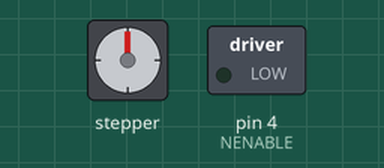
Recording of a sketch running on a simulated Arduino Uno, built with avr-gcc and run on an emulated ATmega328P. Parts: stepper motor, switched loads named in the sketch (green lamp = pin HIGH). Wiring (inferred from the names in the program): stepper motor driver (200 steps per turn assumed): step pin 2; direction pin 3. Pins used as bus, display or sensor lines are not drawn.

Above: at 0.05 s.
At 1.9 s:
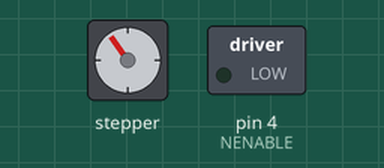
At 3.9 s:
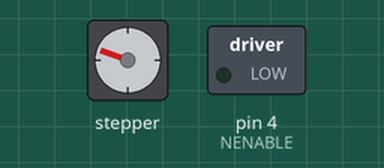
At 8.2 s:
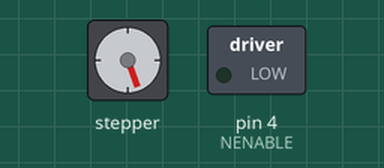
Timing chart, 0 to 10.7 s (numbered marks = the images above):
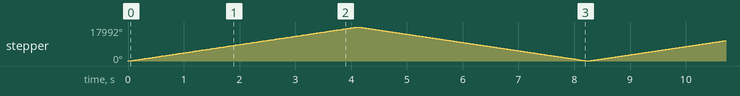

Measured:
- by itself, stepper: turns 17992° clockwise in 4.1 s, then 17978° counter-clockwise in 4.1 s, repeating every 8.2 s

The sketch:

TB6600.ino
```cpp
/*
 * Sketch for testing stepper motor using TB6600
 */
int state = 0;
int count = 0;
int dirn = 0;
#define DIR 3
#define STEP 2
#define NENABLE 4

void setup() {

  pinMode(DIR,OUTPUT);
  pinMode(STEP,OUTPUT);
  pinMode(NENABLE,OUTPUT);

  digitalWrite(NENABLE, 0);
  digitalWrite(STEP, 0);
  digitalWrite(DIR,0);

}

void loop() {
  state = state ^ 1;

  if(count <= 0) {
    count = 10000;
    dirn = dirn ^ 1;
    digitalWrite(DIR,dirn);
  }

  step();
  --count;
}

void step() {
  digitalWrite(STEP,1);
  delayMicroseconds(1);
  digitalWrite(STEP,0);

  delayMicroseconds(400);  // 400uS max speed @12v & 4uStep
  //delayMicroseconds(50); // 50uS about as fast as it will go @12v & 16uStep

}
```
